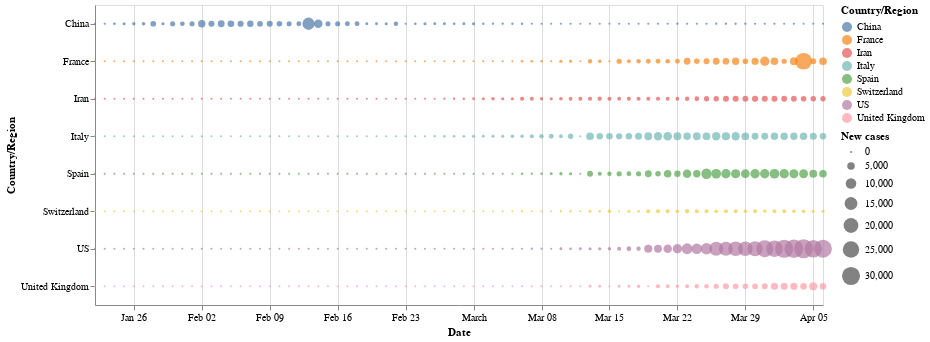

This figure's notebook cell:
### Code cell
alt.Chart(selected_data).mark_circle().encode(
    x='Date',
    y='Country/Region',
    color='Country/Region',
    size='New cases:Q'
).properties(
    width=728,
    height=300,
)

### Figure 1 — Vega-Lite specification as saved in the notebook (floating-point values rounded to 4 significant figures; data arrays with more than 128 entries replaced by an {"elided": "..."} marker saying what was removed)
{"config": {"view": {"continuousWidth": 400, "continuousHeight": 300}}, "data": {"name": "data-ccd10019114704f940fb72e6ce6bfea7"}, "mark": "circle", "encoding": {"color": {"type": "nominal", "field": "Country/Region"}, "size": {"type": "quantitative", "field": "New cases"}, "x": {"type": "temporal", "field": "Date"}, "y": {"type": "nominal", "field": "Country/Region"}}, "height": 300, "width": 728, "$schema": "https://vega.github.io/schema/vega-lite/v4.8.1.json", "datasets": {"data-ccd10019114704f940fb72e6ce6bfea7": {"elided": "608 records"}}}
